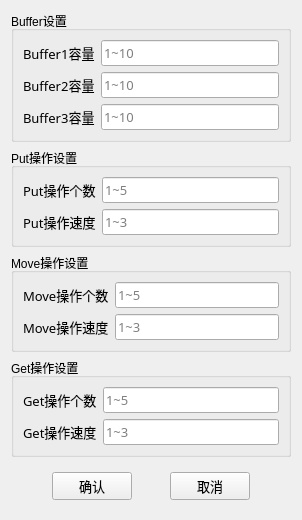
<?xml version="1.0" encoding="UTF-8"?>
<ui version="4.0">
 <class>ConfigForm</class>
 <widget class="QWidget" name="ConfigForm">
  <property name="geometry">
   <rect>
    <x>0</x>
    <y>0</y>
    <width>302</width>
    <height>502</height>
   </rect>
  </property>
  <property name="windowTitle">
   <string>设置属性</string>
  </property>
  <property name="windowIcon">
   <iconset resource="res.qrc">
    <normaloff>:/icons/assets/icons/config.png</normaloff>:/icons/assets/icons/config.png</iconset>
  </property>
  <layout class="QVBoxLayout" name="verticalLayout">
   <item>
    <widget class="QGroupBox" name="groupBox">
     <property name="title">
      <string>Buffer设置</string>
     </property>
     <layout class="QFormLayout" name="formLayout">
      <item row="0" column="0">
       <widget class="QLabel" name="label">
        <property name="font">
         <font>
          <family>华文中宋</family>
          <pointsize>10</pointsize>
         </font>
        </property>
        <property name="text">
         <string>Buffer1容量</string>
        </property>
       </widget>
      </item>
      <item row="0" column="1">
       <widget class="QLineEdit" name="lineEdit_buf1size">
        <property name="font">
         <font>
          <family>华文中宋</family>
          <pointsize>10</pointsize>
         </font>
        </property>
        <property name="text">
         <string/>
        </property>
        <property name="placeholderText">
         <string>1~10</string>
        </property>
       </widget>
      </item>
      <item row="1" column="0">
       <widget class="QLabel" name="label_2">
        <property name="font">
         <font>
          <family>华文中宋</family>
          <pointsize>10</pointsize>
         </font>
        </property>
        <property name="text">
         <string>Buffer2容量</string>
        </property>
       </widget>
      </item>
      <item row="1" column="1">
       <widget class="QLineEdit" name="lineEdit_buf2size">
        <property name="font">
         <font>
          <family>华文中宋</family>
          <pointsize>10</pointsize>
         </font>
        </property>
        <property name="text">
         <string/>
        </property>
        <property name="placeholderText">
         <string>1~10</string>
        </property>
       </widget>
      </item>
      <item row="2" column="0">
       <widget class="QLabel" name="label_3">
        <property name="font">
         <font>
          <family>华文中宋</family>
          <pointsize>10</pointsize>
         </font>
        </property>
        <property name="text">
         <string>Buffer3容量</string>
        </property>
       </widget>
      </item>
      <item row="2" column="1">
       <widget class="QLineEdit" name="lineEdit_buf3size">
        <property name="font">
         <font>
          <family>华文中宋</family>
          <pointsize>10</pointsize>
         </font>
        </property>
        <property name="text">
         <string/>
        </property>
        <property name="placeholderText">
         <string>1~10</string>
        </property>
       </widget>
      </item>
     </layout>
    </widget>
   </item>
   <item>
    <widget class="QGroupBox" name="groupBox_2">
     <property name="title">
      <string>Put操作设置</string>
     </property>
     <layout class="QFormLayout" name="formLayout_2">
      <item row="0" column="0">
       <widget class="QLabel" name="label_4">
        <property name="font">
         <font>
          <family>华文中宋</family>
          <pointsize>10</pointsize>
         </font>
        </property>
        <property name="text">
         <string>Put操作个数</string>
        </property>
       </widget>
      </item>
      <item row="0" column="1">
       <widget class="QLineEdit" name="lineEdit_putNum">
        <property name="font">
         <font>
          <family>华文中宋</family>
          <pointsize>10</pointsize>
         </font>
        </property>
        <property name="text">
         <string/>
        </property>
        <property name="placeholderText">
         <string>1~5</string>
        </property>
       </widget>
      </item>
      <item row="1" column="0">
       <widget class="QLabel" name="label_5">
        <property name="font">
         <font>
          <family>华文中宋</family>
          <pointsize>10</pointsize>
         </font>
        </property>
        <property name="text">
         <string>Put操作速度</string>
        </property>
       </widget>
      </item>
      <item row="1" column="1">
       <widget class="QLineEdit" name="lineEdit_putSpeed">
        <property name="font">
         <font>
          <family>华文中宋</family>
          <pointsize>10</pointsize>
         </font>
        </property>
        <property name="text">
         <string/>
        </property>
        <property name="placeholderText">
         <string>1~3</string>
        </property>
       </widget>
      </item>
     </layout>
    </widget>
   </item>
   <item>
    <widget class="QGroupBox" name="groupBox_3">
     <property name="title">
      <string>Move操作设置</string>
     </property>
     <layout class="QFormLayout" name="formLayout_4">
      <item row="0" column="0">
       <widget class="QLabel" name="label_8">
        <property name="font">
         <font>
          <family>华文中宋</family>
          <pointsize>10</pointsize>
         </font>
        </property>
        <property name="text">
         <string>Move操作个数</string>
        </property>
       </widget>
      </item>
      <item row="0" column="1">
       <widget class="QLineEdit" name="lineEdit_moveNum">
        <property name="font">
         <font>
          <family>华文中宋</family>
          <pointsize>10</pointsize>
         </font>
        </property>
        <property name="text">
         <string/>
        </property>
        <property name="placeholderText">
         <string>1~5</string>
        </property>
       </widget>
      </item>
      <item row="1" column="0">
       <widget class="QLabel" name="label_9">
        <property name="font">
         <font>
          <family>华文中宋</family>
          <pointsize>10</pointsize>
         </font>
        </property>
        <property name="text">
         <string>Move操作速度</string>
        </property>
       </widget>
      </item>
      <item row="1" column="1">
       <widget class="QLineEdit" name="lineEdit_moveSpeed">
        <property name="font">
         <font>
          <family>华文中宋</family>
          <pointsize>10</pointsize>
         </font>
        </property>
        <property name="text">
         <string/>
        </property>
        <property name="placeholderText">
         <string>1~3</string>
        </property>
       </widget>
      </item>
     </layout>
    </widget>
   </item>
   <item>
    <widget class="QGroupBox" name="groupBox_4">
     <property name="title">
      <string>Get操作设置</string>
     </property>
     <layout class="QFormLayout" name="formLayout_5">
      <item row="0" column="0">
       <widget class="QLabel" name="label_10">
        <property name="font">
         <font>
          <family>华文中宋</family>
          <pointsize>10</pointsize>
         </font>
        </property>
        <property name="text">
         <string>Get操作个数</string>
        </property>
       </widget>
      </item>
      <item row="0" column="1">
       <widget class="QLineEdit" name="lineEdit_getNum">
        <property name="font">
         <font>
          <family>华文中宋</family>
          <pointsize>10</pointsize>
         </font>
        </property>
        <property name="text">
         <string/>
        </property>
        <property name="placeholderText">
         <string>1~5</string>
        </property>
       </widget>
      </item>
      <item row="1" column="0">
       <widget class="QLabel" name="label_11">
        <property name="font">
         <font>
          <family>华文中宋</family>
          <pointsize>10</pointsize>
         </font>
        </property>
        <property name="text">
         <string>Get操作速度</string>
        </property>
       </widget>
      </item>
      <item row="1" column="1">
       <widget class="QLineEdit" name="lineEdit_getSpeed">
        <property name="font">
         <font>
          <family>华文中宋</family>
          <pointsize>10</pointsize>
         </font>
        </property>
        <property name="text">
         <string/>
        </property>
        <property name="placeholderText">
         <string>1~3</string>
        </property>
       </widget>
      </item>
     </layout>
    </widget>
   </item>
   <item>
    <widget class="QWidget" name="widget" native="true">
     <layout class="QHBoxLayout" name="horizontalLayout">
      <item>
       <spacer name="horizontalSpacer">
        <property name="orientation">
         <enum>Qt::Horizontal</enum>
        </property>
        <property name="sizeHint" stdset="0">
         <size>
          <width>16</width>
          <height>20</height>
         </size>
        </property>
       </spacer>
      </item>
      <item>
       <widget class="QPushButton" name="btnOK">
        <property name="font">
         <font>
          <family>华文中宋</family>
          <pointsize>10</pointsize>
         </font>
        </property>
        <property name="text">
         <string>确认</string>
        </property>
       </widget>
      </item>
      <item>
       <spacer name="horizontalSpacer_2">
        <property name="orientation">
         <enum>Qt::Horizontal</enum>
        </property>
        <property name="sizeHint" stdset="0">
         <size>
          <width>17</width>
          <height>20</height>
         </size>
        </property>
       </spacer>
      </item>
      <item>
       <widget class="QPushButton" name="btnCancel">
        <property name="font">
         <font>
          <family>华文中宋</family>
          <pointsize>10</pointsize>
         </font>
        </property>
        <property name="text">
         <string>取消</string>
        </property>
       </widget>
      </item>
      <item>
       <spacer name="horizontalSpacer_3">
        <property name="orientation">
         <enum>Qt::Horizontal</enum>
        </property>
        <property name="sizeHint" stdset="0">
         <size>
          <width>16</width>
          <height>20</height>
         </size>
        </property>
       </spacer>
      </item>
     </layout>
    </widget>
   </item>
  </layout>
 </widget>
 <resources>
  <include location="res.qrc"/>
 </resources>
 <connections>
  <connection>
   <sender>btnCancel</sender>
   <signal>clicked()</signal>
   <receiver>ConfigForm</receiver>
   <slot>close()</slot>
   <hints>
    <hint type="sourcelabel">
     <x>212</x>
     <y>469</y>
    </hint>
    <hint type="destinationlabel">
     <x>150</x>
     <y>250</y>
    </hint>
   </hints>
  </connection>
 </connections>
</ui>
